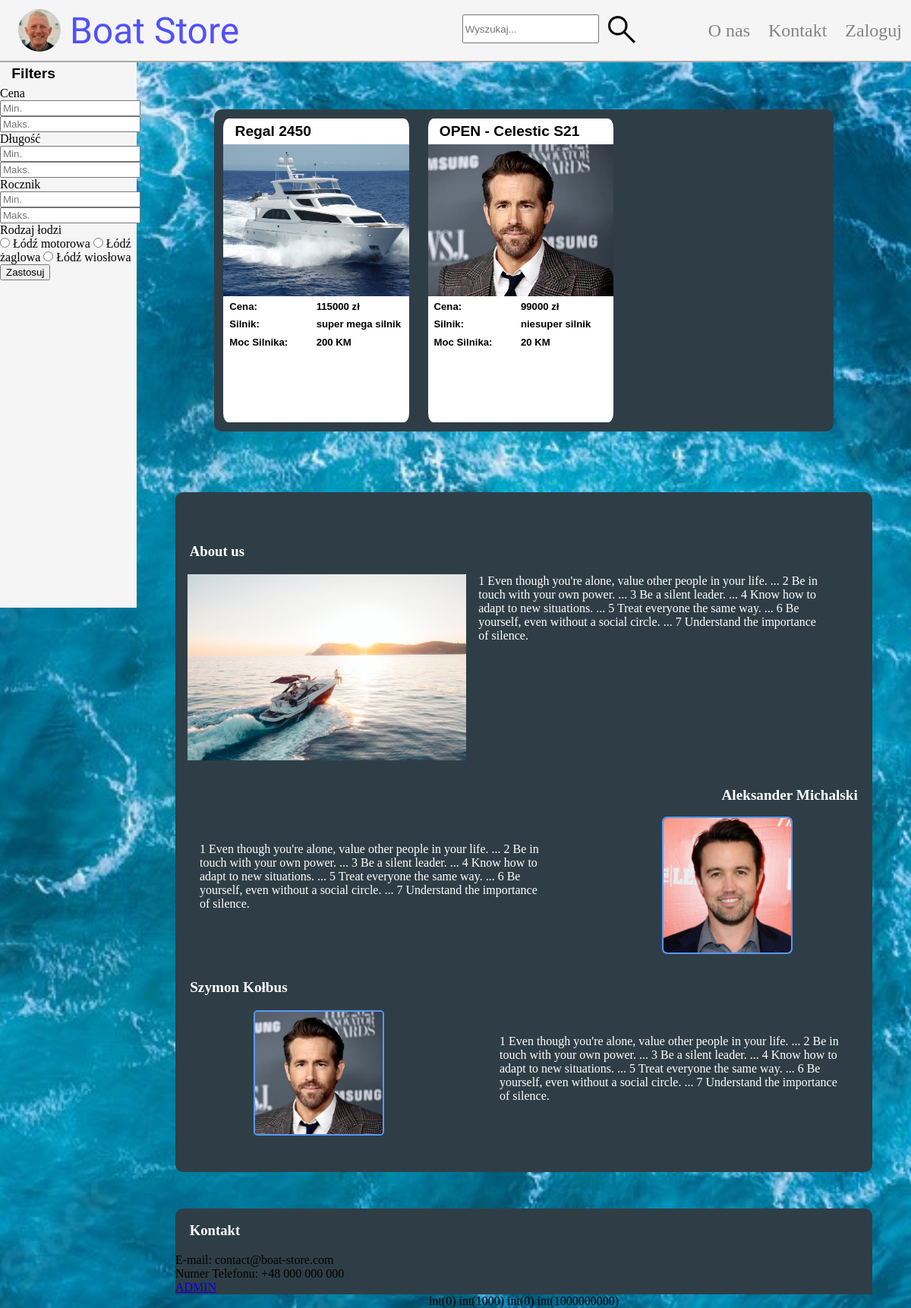
The page / on the database its author committed.
### tables this page shows
CREATE TABLE `boats` (
  `id` int(11) NOT NULL,
  `model` varchar(50) NOT NULL,
  `production_year` int(11) NOT NULL,
  `price` int(11) NOT NULL,
  `length` decimal(10,2) NOT NULL,
  `height` decimal(10,2) NOT NULL,
  `width` decimal(10,2) NOT NULL,
  `category` enum('engine_boat','rowing_boat','sailing_boat') NOT NULL,
  `engine` varchar(100) NOT NULL,
  `fuel_type` enum('electric','diesel','gas','other') NOT NULL,
  `horse_power` int(11) NOT NULL,
  `main_img_path` varchar(50) NOT NULL,
  `description` text DEFAULT NULL
);

### index.php (the view, shortened to what this page needs)
<?php
    $db = new PDO('mysql:host=localhost;dbname=boat_store', 'root', '');
    $email = $_SESSION['email'] ?? null;
    $search = $_GET['search'] ?? null;
    (!empty($_POST['minLength'])) ? $minLength = $_POST['minLength'] : $minLength = 0;
    (!empty($_POST['maxLength'])) ? $maxLength = $_POST['maxLength'] : $maxLength = 1_000;
    (!empty($_POST['minPrice'])) ? $minPrice = $_POST['minPrice'] : $minPrice = 0;
    (!empty($_POST['maxPrice'])) ? $maxPrice = $_POST['maxPrice'] : $maxPrice = 1_000_000_000;
    (!empty($_POST['minYear'])) ? $minYear = $_POST['minYear'] : $minYear = 0;
    (!empty($_POST['maxYear'])) ? $maxYear = $_POST['maxYear'] : $maxYear = 3000;
    if($search !== null)
    {
        $stmt = $db -> query("  SELECT * FROM boats
                                WHERE boats.model LIKE '%{$search}%'
                                AND boats.length BETWEEN '$minLength' AND '$maxLength'
                                AND boats.price BETWEEN '$minPrice' AND '$maxPrice'
                                AND boats.production_year BETWEEN '$minYear' AND '$maxYear'");
        $boats = $stmt -> fetchAll();
    }
    else
    {
        $stmt = $db -> query("  SELECT * FROM boats
                                WHERE boats.length BETWEEN '$minLength' AND '$maxLength'
                                AND boats.price BETWEEN '$minPrice' AND '$maxPrice'
                                AND boats.production_year BETWEEN '$minYear' AND '$maxYear'");
        $boats = $stmt -> fetchAll();
    }
?>
<!DOCTYPE html>
<html lang="en">
<head>
    <link rel="stylesheet" href="style.css">
</head>
<body>
    <div class="nav">
        <img src="images/captain.png" alt="captain" class="logo">
        <a href="index.php" class="title">Boat Store</a>
        <div class="navbar">
            <form action="" method="get" class="search">
                <input type="text" name="search" id="search" class="search_input" placeholder="Wyszukaj...">
                <button type="submit" class="search_icon"><img src="./images/search_icon.svg" alt="search"></button>
            </form>
            <a href="#about_us" class="menu">O nas</a>
            <a href="#contact" class="menu">Kontakt</a>
            <?php if($email == null): ?>
                <a href="./PHP/login.php" class="menu">Zaloguj</a>
            <?php elseif($email != null): ?>
                <a href="./PHP/logout.php" class="menu">Wyloguj</a>
            <?php endif; ?>
        </div>
    </div>
    <div class="content">
        <div class="side_bar">
            <h4>Filters</h4>
            <form action="" method="post" class="">
                <div>
                    <div>
                        <p>Cena</p>
                        <input type="text" name="minPrice" id="minPrice" placeholder="Min." pattern="\d*">
                        <input type="text" name="maxPrice" id="maxPrice" placeholder="Maks." pattern="\d*">
                    </div>
                    <div>
                        <p>Długość</p>
                        <input type="text" name="minLength" id="minLength" placeholder="Min." pattern="\d*">
                        <input type="text" name="maxLength" id="maxLength" placeholder="Maks." pattern="\d*">
                    </div>
                    <div>
                        <p>Rocznik</p>
                        <input type="text" name="minYear" id="minYear" placeholder="Min." pattern="\d*">
                        <input type="text" name="maxYear" id="maxYear" placeholder="Maks." pattern="\d*">
                    </div>
                    <div>
                        <p>Rodzaj łodzi</p>
                        <input type="radio" name="boatType" id="engineBoat" value="engine_boat">
                        <label for="engineBoat">Łódź motorowa</label>
                        <input type="radio" name="boatType" id="sailingBoat" value="sailing_boat">
                        <label for="sailingBoat">Łódź żaglowa</label>
                        <input type="radio" name="boatType" id="rowingBoat" value="rowing_boat">
                        <label for="rowingBoat">Łódź wiosłowa</label>
                    </div>
                    <div>
                        <input type="submit" value="Zastosuj">
                    </div>
                </div>
            </form>
        </div>
        <div class="middle">
            <div class="boats">
                <?php foreach($boats as $index => $b): ?>
                    <a href="./PHP/boat.php?id=<?= $b['id'] ?>" class="boat_card">
                        <div>
                            <h4><?= $b['model'] ?></h4>
                            <img src="<?= $b['main_img_path'] ?>" alt="łódź" class="boat_card_img">
                            <div class="boat_info_parent">
                                <span class="boat_info">Cena: </span><span class="boat_info"><?= $b['price'] ?> zł</span>
                                <span class="boat_info">Silnik: </span><span class="boat_info"><?= $b['engine'] ?></span>
                                <span class="boat_info">Moc Silnika: </span class="boat_info"><span class="boat_info"><?= $b['horse_power'] ?> KM</span>
                            </div>
                        </div>
                    </a>
                <?php endforeach; ?>
            </div>
            <div class="about_us" id="about_us">
                <div class="main">
                    <h3>About us</h3>
                    <img src="images/about_us.png" alt="" class="about_us_boat">
                    <span class="about_us_description">1 Even though you're alone, value other people in your life. ...
                        2 Be in touch with your own power. ...
                        3 Be a silent leader. ...
                        4 Know how to adapt to new situations. ...
                        5 Treat everyone the same way. ...
                        6 Be yourself, even without a social circle. ...
                        7 Understand the importance of silence.</span>
                </div>
                <div class="olek">
                    <h3 class="full_name_right">Aleksander Michalski</h3>
                    <span class="description">1 Even though you're alone, value other people in your life. ...
                        2 Be in touch with your own power. ...
                        3 Be a silent leader. ...
                        4 Know how to adapt to new situations. ...
                        5 Treat everyone the same way. ...
                        6 Be yourself, even without a social circle. ...
                        7 Understand the importance of silence.</span>
                    <img src="images/rob2.png" alt="" class="rob">
                </div>
                <div class="szymon">
                    <h3 class="full_name_left">Szymon Kołbus</h3>
                    <img src="images/ryan2.png" alt="" class="ryan">
                    <span class="description">1 Even though you're alone, value other people in your life. ...
                        2 Be in touch with your own power. ...
                        3 Be a silent leader. ...
                        4 Know how to adapt to new situations. ...
                        5 Treat everyone the same way. ...
                        6 Be yourself, even without a social circle. ...
                        7 Understand the importance of silence.</span>
                </div>
            </div>
            <div class="footer" id="contact">
                <h3>Kontakt</h3>
                <div>
                    <span>E-mail: contact@boat-store.com</span>
                </div>
                <div>
                    <span>Numer Telefonu: +48 000 000 000</span>
                </div>
                <a href="./PHP/admin_panel.php">ADMIN</a>
            </div>
            <?= var_dump($minLength, $maxLength, $minPrice, $maxPrice); ?>
        </div>
    </div>
</body>
</html>

### style.css (style rules this page uses)
* { margin: 0; }
html { height: 100%; width: 100%; scroll-behavior: smooth; }
body { height: 100%; width: 100%; }
.boat_info_parent { padding-left: 0.5rem; padding-right: 0.5rem; }
.boat_info { font-family: 'Lucida Sans', 'Lucida Sans Regular', 'Lucida Grande', 'Lucida Sans Unicode', Geneva, Verdana, sans-serif; display: inline-block; width: 50%; margin-bottom: 0.5em; font-weight: bold; font-size: 1.1vw; }
h4 { font-family: 'Gill Sans', 'Gill Sans MT', Calibri, 'Trebuchet MS', sans-serif; margin: 0; margin-left: 0.5em; padding: 0.3em; font-size: 1.6vw; }
.nav { position: fixed; top: 0; display: flex; width: 100%; height:10vh; border-bottom: solid 2px darkgray; background-color: whitesmoke; align-items: center; z-index: 1; }
.logo { margin: 1vh; margin-left: 2vw; margin-right: 1vw; height: 70%; border-radius: 50%; }
.title { display: flex; justify-content: center; align-items: center; margin: 0; font-family: "Sail", sans-serif; font-size: 6vh; text-decoration: none; color: rgb(81, 81, 250); }
.navbar { display: flex; position: absolute; height: 100%; align-items: center; right: 0px; }
.menu { font-size: 3vh; margin: 1vw; text-decoration: none; color: rgb(133, 132, 132); }
.search_icon { background: none; border: none; width: 1vw; }
.search { display: flex; flex-direction: row; margin-right: 8vw; resize: both; width: 18vw; height: 100%; }
.search_input { width: 80%; height: 40%; transform: translateY(50%); }
.content { display: flex; position: relative; top: 10vh; width: 100%; }
.side_bar { width: 15%; height: 90vh; background-color: whitesmoke; position: sticky; top: 10vh; }
.middle { display: flex; justify-content: center; align-items: center; flex-wrap: wrap; overflow: hidden; width: 85%; height: 100%; }
.boats { display: flex; flex-wrap: wrap; width: 80%; height: 100%; margin-top: 8vh; background-color: #2f3e46; border-radius: 10px; }
.boat_card { display: flex; flex-wrap: wrap; background-color: white; width: 30%; height: 50vh; margin: 1.5%; border-radius: 3%; text-decoration: none; color: black; }
.boat_card_img { object-fit: cover; width: 100%; height: 25vh; }
.about_us { display: flex; flex-wrap: wrap; margin-top: 5em; width: 90%; background-color: #2f3e46; padding-top: 3em; padding-bottom: 3rem; border-radius: 10px; }
#about_us { scroll-margin-top: 10vh; }
.main { display: flex; flex-wrap: wrap; width: 100%; background-color: #2f3e46; }
h3 { margin: 1em; color: white; width: 100%; }
.about_us_boat { object-fit: cover; float: left; margin-left: 1em ; width: 40%; }
.about_us_description { float: right; color: white; width: 50%; margin-left: 1em; }
.description { float: right; color: white; width: 50%; padding: 2em }
.olek, .szymon { display: flex; flex-wrap: wrap; margin-top: 1em; width: 100%; background-color: #2f3e46; }
.full_name_right { font-size: 1.6vw; text-align: end; }
.full_name_left { font-size: 1.6vw; text-align: start; }
.rob { object-fit: scale-down; float: right; margin-left: 10vw ; width: 14vw; height: auto; outline: 2px solid rgb(91, 152, 245); border-radius: 5px; }
.ryan { object-fit: scale-down; float: left; margin-left: auto; margin-right: 10vw; width: 14vw; border: solid 2px rgb(91, 152, 245); border-radius: 5px; }
.footer { width: 90%; margin-top: 3em; background-color: #2f3e46; border-top-left-radius: 10px; border-top-right-radius: 10px; }

### rows shown on the page
boats: model "Regal 2450", main_img_path (picture), price "115000", engine "super mega silnik", horse_power "200"
boats: model "OPEN - Celestic S21", main_img_path (picture), price "99000", engine "niesuper silnik", horse_power "20"

### other values the page prints
var_dump($minLength, $maxLength, $minPrice, $maxPrice) "int(0) int(1000) int(0) int(1000000000)"
